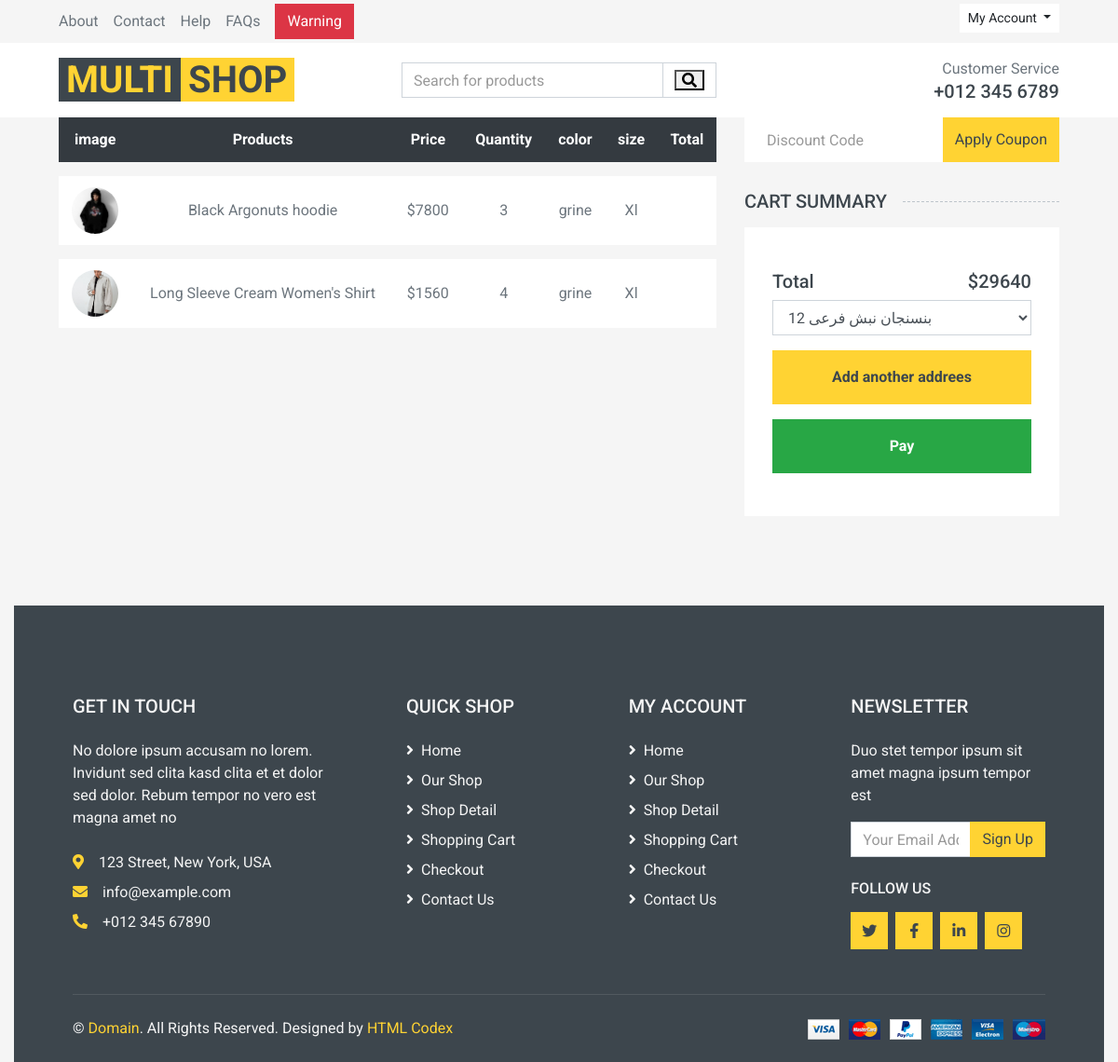
Screenshot of /cart/order/20 (signed in) with the database file from the repository.
### cart/models.py (models this page shows, shortened)
class OrderItem(models.Model):
    order = models.ForeignKey(Order, on_delete=models.CASCADE, related_name='items')
    product = models.ForeignKey(Product, on_delete=models.CASCADE, related_name='items')
    size = models.CharField(max_length=12)
    color = models.CharField(max_length=12)
    quantity = models.SmallIntegerField(default=0)
    price = models.PositiveIntegerField()

class Order(models.Model):
    user = models.ForeignKey(User, on_delete=models.CASCADE, related_name='orders')
    total_price = models.IntegerField(default=0)
    created_at = models.DateTimeField(auto_now_add=True)
    is_paid = models.BooleanField(default=False)
    address = models.TextField(blank=True, null=True)

### product/models.py (models this page shows, shortened)
class Product(models.Model):
    featured = models.BooleanField(default=False)
    title = models.CharField(max_length=100, blank=True, null=True)
    category = models.ManyToManyField(Category, null=True, blank=True)
    description = models.TextField(null=True, blank=True)
    price = models.IntegerField(null=True, blank=True)
    discount = models.SmallIntegerField(null=True, blank=True)
    image = models.ImageField(null=True)
    size = models.ManyToManyField(Size, related_name="products", null=True, blank=True)
    color = models.ManyToManyField(Color, related_name="color", blank=True, null=True)
    status = models.BooleanField(null=True, default=True)
    created_at = models.DateTimeField(auto_now_add=True, blank=True, null=True)

### cart/views.py (the view)
# urls.py: path("order/<int:pk>", views.OrderDetailView.as_view(), name='order_detail'),
class OrderDetailView(LoginRequiredMixin, View):
    def get(self, request, pk):
        order = get_object_or_404(Order, id=pk)
        return render(request, 'cart/order_detail.html', {'order': order})

### account/models.py (called while the page is built)
    def __str__(self):
        return self.address

### context_processrs/context_procssers.py (called while the page is built)
def number_product_user(request):
    order = OrderItem.objects.all()
    return {'number_product': order}

def featured_category(request):
    category = Category.objects.filter(featured=True).order_by('-created_at')[:3]
    return {"fc": category}

def featured_product_list(request):
    featured = Product.objects.filter(featured=True)
    return {"fp": featured}

def recent_product(request):
    recent_product_list = Product.objects.filter(status=True).order_by('-created_at')[:15]
    return {"rp": recent_product_list}

def featured_product(request):
    featured = Product.objects.filter(featured=True).order_by('-created_at')
    return {"fp_s": featured}

### cart/templates/cart/order_detail.html (shortened to what this page needs)
{% extends "base.html" %}
{% load static %}
{% block main %}
    <div class="container-fluid">
        <div class="row px-xl-5">
            <div class="col-lg-8 table-responsive mb-5">
                <table class="table table-light table-borderless table-hover text-center mb-0">
                    <thead class="thead-dark">
                    <tr>
                        <th>image</th>
                        <th>Products</th>
                        <th>Price</th>
                        <th>Quantity</th>
                        <th>color</th>
                        <th>size</th>
                        <th>Total</th>
                    </tr>
                    </thead>
                    <tbody class="align-middle">
                    {% for item in order.items.all %}
                        <tr>
                            <td class="align-middle"><img src="{{ item.product.image.url }}" alt=""
                                                          style="width: 50px;border-radius: 100%"></td>
                            <td class="align-middle">{{ item.product.title }}</td>
                            <td class="align-middle">${{ item.price }}</td>
                            <td class="align-middle">{{ item.quantity }}</td>
                            <td class="align-middle">{{ item.color }}</td>
                            <td class="align-middle">{{ item.size }}</td>
                            <td class="align-middle">{{ item.total }}</td>
                        </tr>
                    {% endfor %}
                    </tbody>
                </table>
            </div>
            <div class="col-lg-4">
                <form class="mb-30" method="post" action="{% url "cart:apply_discount" order.id %}">
                    <div class="input-group">
                        <input type="text" class="form-control border-0 p-4" name="discount_code"
                               placeholder="Discount Code">
                        <div class="input-group-append">
                            <button class="btn btn-primary">Apply Coupon</button>
                        </div>
                    </div>
                </form>
                <h5 class="section-title position-relative text-uppercase mb-3"><span class="bg-secondary pr-3">Cart Summary</span>
                </h5>
                <div class="bg-light p-30 mb-5">
                    <div class="pt-2">
                        <div class="d-flex justify-content-between mt-2">
                            <h5>Total</h5>
                            <h5>${{ order.total_price }}</h5>
                        </div>
                        <form method="post" action="{% url "cart:send_request" order.id %}">
                            {% if request.user.addresses.all %}
                                <select name="address" class="form-control" aria-label="Default select example">
                                    {% for address in request.user.addresses.all %}
                                        <option value="{{ address }}">{{ address }}</option>
                                    {% endfor %}
                                </select>
                                <a href="{% url "add_address" %}?next={% url "cart:order_detail" order.id %}"
                                   class="btn btn-block btn-primary font-weight-bold my-3 py-3">Add another addrees</a>
                                {% if request.user.addresses.all %}
                                    <button type="submit" class="btn btn-block btn-success font-weight-bold my-3 py-3">
                                        Pay
                                    </button>
                                {% endif %}
                            {% endif %}
                        </form>
                </div>
            </div>
        </div>
    </div>
{% endblock %}

### rows the page displays
OrderItem: product.image (picture), product "Black Argonuts hoodie", price "7800", quantity "3", color "grine", size "Xl"
OrderItem: product.image (picture), product "Long Sleeve Cream Women's Shirt", price "1560", quantity "4", color "grine", size "Xl"
Order: total_price "29640"

### other values shown
form field address "بنسنجان نبش فرعی 12"
